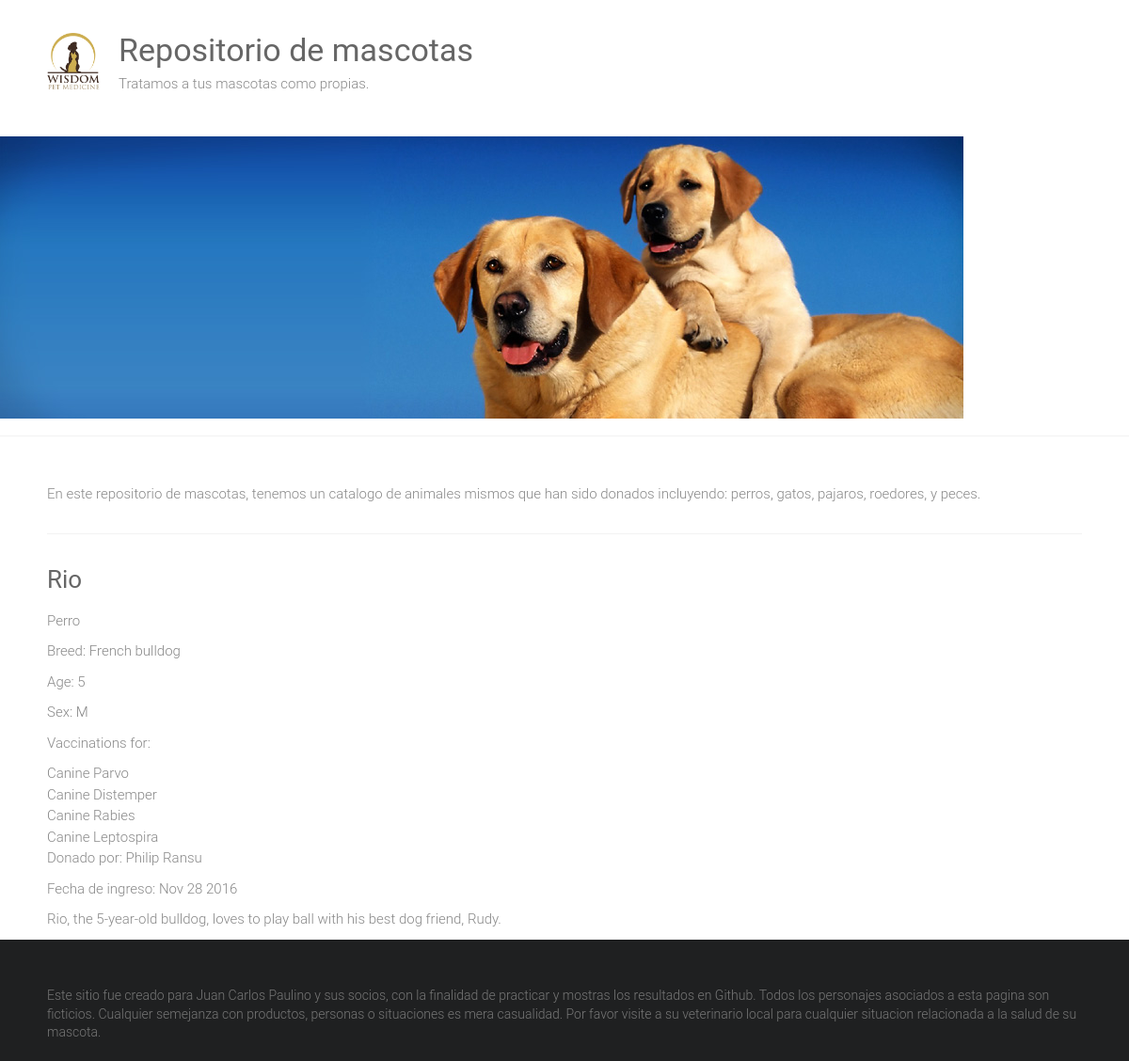
Page /adoptions/6/ on the committed database.
### adoptions/models.py (models this page shows, shortened)
class Pet(models.Model):
    SEX_CHOICES = [('M', 'Male'), ('F', 'Female')]
    name = models.CharField(max_length=100)
    submitter = models.CharField(max_length=100)
    species = models.CharField(max_length=30)
    breed = models.CharField(max_length=30, blank=True)
    description = models.TextField()
    sex = models.CharField(max_length=1, choices=SEX_CHOICES, blank=True)
    submission_date = models.DateTimeField()
    age = models.IntegerField(null=True)
    vaccinations = models.ManyToManyField('Vaccine', blank=True)

class Vaccine(models.Model):
    name = models.CharField(max_length=50)

### adoptions/views.py (the view)
# urls.py: path('adoptions/<int:pet_id>/', views.pet_detail, name='pet_detail')
def pet_detail(request, pet_id):
    try:
        pet = Pet.objects.get(id=pet_id)
    except Pet.DoesNotExist:
        raise Http404('pet not found')
    return render(request, 'pet_detail.html', {
        'pet': pet,
    })

### adoptions/templates/pet_detail.html
{% extends "base.html" %}
{% block content %}
<div>
    <h3>{{ pet.name|capfirst }}</h3>
    <p>{{ pet.species }}</p>
    {% if pet.breed %}
        <p>Breed: {{ pet.breed }}</p>
    {% endif %}
    {% if pet.age %}
        <p>Age: {{ pet.age }}</p>
    {% endif %}
    {% if pet.sex %}
        <p>Sex: {{ pet.sex }}</p>
    {% endif %}
    {% if pet.vaccinations.all %}
        <p>Vaccinations for:</p>
        <ul>
            {% for vaccination in pet.vaccinations.all %}
                <li>{{ vaccination.name }}</li>
            {% endfor %}
        </ul>
    {% endif %}
    <p>Donado por: {{ pet.submitter }}</p>
    <p>Fecha de ingreso: {{ pet.submission_date|date:"M d Y" }}</p>
    <p>{{ pet.description }}</p>
</div>
{% endblock %}

### static/style.css (style rules this page uses)
html, body, div, span, applet, object, iframe, h1, h2, h3, h4, h5, h6, p, blockquote, pre, a, abbr, acronym, address, big, cite, code, del, dfn, em, font, ins, kbd, q, s, samp, small, strike, strong, sub, sup, tt, var, dl, dt, dd, ol, ul, li, fieldset, form, label, legend, table, caption, tbody, tfoot, thead, tr, th, td { border: 0; font: inherit; font-size: 100%; font-style: inherit; font-weight: inherit; margin: 0; outline: 0; padding: 0; vertical-align: baseline; }
html { overflow-y: scroll; -webkit-text-size-adjust: 100%; -ms-text-size-adjust: 100%; }
h1, h2, h3, h4, h5, h6 { color: #666666; line-height: 1.4; padding-bottom: 15px; font-weight: normal; }
h3 { font-size: 26px; }
body, button, input, select, textarea { color: #888888; font-size: 15px; line-height: 1.5; font-family: 'Roboto', sans-serif; font-weight: 300; }
p { color: #888888; font-size: 15px; line-height: 1.5; margin-bottom: 15px; font-weight: 300; }
ul, ol { list-style: none; }
body { background: #f2f2f2; }
body { padding-top: 30px; padding-bottom: 30px; }
body.wide { padding-top: 0; padding-bottom: 0; }
.single-page p { margin-bottom: 10px; }

### rows in the picture
Pet: name "Rio", species "Perro", breed "French bulldog", age "5", sex "M", submitter "Philip Ransu", submission_date "Nov 28 2016", description "Rio, the 5-year-old bulldog, loves to play ball with his best dog friend, Rudy."
Vaccine: name "Canine Parvo"
Vaccine: name "Canine Distemper"
Vaccine: name "Canine Rabies"
Vaccine: name "Canine Leptospira"
